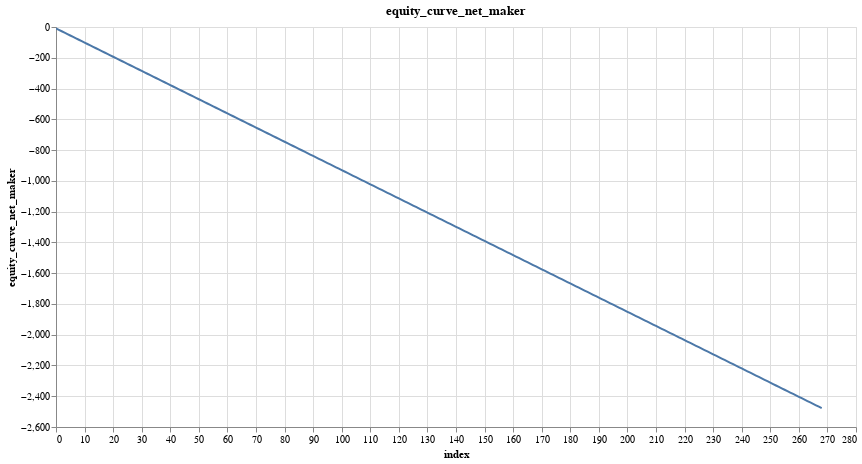

Notebook code for this chart:
### Code cell
research.plot_column(model_trades, 'equity_curve_net_maker')

### Figure 1 — Vega specification as saved in the notebook (floating-point values rounded to 4 significant figures; data arrays with more than 128 entries replaced by an {"elided": "..."} marker saying what was removed)
{"$schema": "https://vega.github.io/schema/vega/v5.json", "data": [{"name": "param_13_store"}, {"name": "source_0", "values": {"elided": "269 records"}}, {"name": "source_0_x_domain_index", "values": [{"min": 0, "max": 268}]}, {"name": "source_0_y_domain_equity_curve_net_maker", "values": [{"min": -2477.0, "max": -9.207}]}], "signals": [{"name": "unit", "value": {}, "on": [{"events": "pointermove", "update": "isTuple(group()) ? group() : unit"}]}, {"name": "param_13", "update": "vlSelectionResolve(\"param_13_store\", \"union\")"}, {"name": "param_13_index", "on": [{"events": [{"source": "view", "type": "dblclick"}], "update": "null"}, {"events": {"signal": "param_13_translate_delta"}, "update": "panLinear(param_13_translate_anchor.extent_x, -param_13_translate_delta.x / width)"}, {"events": {"signal": "param_13_zoom_delta"}, "update": "zoomLinear(domain(\"x\"), param_13_zoom_anchor.x, param_13_zoom_delta)"}]}, {"name": "param_13_equity_curve_net_maker", "on": [{"events": [{"source": "view", "type": "dblclick"}], "update": "null"}, {"events": {"signal": "param_13_translate_delta"}, "update": "panLinear(param_13_translate_anchor.extent_y, param_13_translate_delta.y / height)"}, {"events": {"signal": "param_13_zoom_delta"}, "update": "zoomLinear(domain(\"y\"), param_13_zoom_anchor.y, param_13_zoom_delta)"}]}, {"name": "param_13_tuple", "on": [{"events": [{"signal": "param_13_index || param_13_equity_curve_net_maker"}], "update": "param_13_index && param_13_equity_curve_net_maker ? {unit: \"\", fields: param_13_tuple_fields, values: [param_13_index,param_13_equity_curve_net_maker]} : null"}]}, {"name": "param_13_tuple_fields", "value": [{"field": "index", "channel": "x", "type": "R"}, {"field": "equity_curve_net_maker", "channel": "y", "type": "R"}]}, {"name": "param_13_translate_anchor", "value": {}, "on": [{"events": [{"source": "scope", "type": "pointerdown"}], "update": "{x: x(unit), y: y(unit), extent_x: domain(\"x\"), extent_y: domain(\"y\")}"}]}, {"name": "param_13_translate_delta", "value": {}, "on": [{"events": [{"source": "window", "between": [{"source": "scope", "type": "pointerdown"}, {"source": "window", "type": "pointerup"}], "consume": true, "type": "pointermove"}], "update": "{x: param_13_translate_anchor.x - x(unit), y: param_13_translate_anchor.y - y(unit)}"}]}, {"name": "param_13_zoom_anchor", "on": [{"events": [{"source": "scope", "type": "wheel", "consume": true}], "update": "{x: invert(\"x\", x(unit)), y: invert(\"y\", y(unit))}"}]}, {"name": "param_13_zoom_delta", "on": [{"events": [{"source": "scope", "consume": true, "type": "wheel"}], "update": "pow(1.001, event.deltaY * pow(16, event.deltaMode))", "force": true}]}, {"name": "param_13_modify", "on": [{"events": {"signal": "param_13_tuple"}, "update": "modify(\"param_13_store\", param_13_tuple, true)"}]}], "marks": [{"type": "line", "name": "marks", "from": {"data": "source_0"}, "sort": {"field": "x"}, "encode": {"update": {"defined": {"signal": "isValid(datum[\"index\"]) && isFinite(+datum[\"index\"]) && isValid(datum[\"equity_curve_net_maker\"]) && isFinite(+datum[\"equity_curve_net_maker\"])"}, "tooltip": {"signal": "{\"index\": format(datum[\"index\"], \"\"), \"equity_curve_net_maker\": format(datum[\"equity_curve_net_maker\"], \"\")}"}, "y": {"field": "equity_curve_net_maker", "scale": "y"}, "x": {"field": "index", "scale": "x"}, "stroke": {"value": "#4c78a8"}}}, "interactive": true, "clip": true, "style": ["line"]}], "scales": [{"name": "x", "type": "linear", "domain": [{"signal": "(data(\"source_0_x_domain_index\")[0] || {}).min"}, {"signal": "(data(\"source_0_x_domain_index\")[0] || {}).max"}], "range": [0, {"signal": "width"}], "domainRaw": {"signal": "param_13[\"index\"]"}, "nice": true, "zero": false}, {"name": "y", "type": "linear", "domain": [{"signal": "(data(\"source_0_y_domain_equity_curve_net_maker\")[0] || {}).min"}, {"signal": "(data(\"source_0_y_domain_equity_curve_net_maker\")[0] || {}).max"}], "range": [{"signal": "height"}, 0], "zero": true, "domainRaw": {"signal": "param_13[\"equity_curve_net_maker\"]"}, "nice": true}], "axes": [{"scale": "x", "tickCount": {"signal": "ceil(width/40)"}, "domain": false, "aria": false, "gridScale": "y", "minExtent": 0, "orient": "bottom", "ticks": false, "maxExtent": 0, "zindex": 0, "grid": true, "labels": false}, {"scale": "y", "tickCount": {"signal": "ceil(height/40)"}, "labels": false, "orient": "left", "maxExtent": 0, "ticks": false, "zindex": 0, "minExtent": 0, "grid": true, "domain": false, "aria": false, "gridScale": "x"}, {"scale": "x", "labelFlush": true, "tickCount": {"signal": "ceil(width/40)"}, "grid": false, "orient": "bottom", "labelOverlap": true, "zindex": 0, "title": "index"}, {"scale": "y", "zindex": 0, "orient": "left", "grid": false, "labelOverlap": true, "title": "equity_curve_net_maker", "tickCount": {"signal": "ceil(height/40)"}}], "title": {"text": "equity_curve_net_maker", "frame": "group"}, "background": "white", "width": 800, "height": 400, "style": "cell", "padding": 5}
